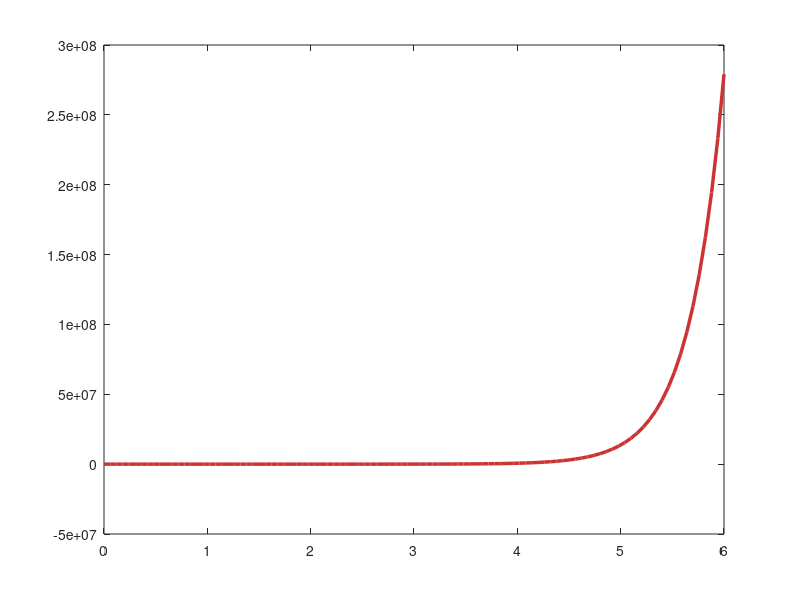

This chart was generated by the following MATLAB code: (Note: this script raises an error after producing the figure.)
num = [-10 -2 142 218 372]; den = conv(conv(conv([1 -1],[1 -2]),[1 -3]), conv([1 4],[1 5]));
W_open = tf(num, den);

[y,t] = step(W_open);

figure('Color','w','Position',[100 100 900 400])
plot(t, y, 'LineWidth', 2.5, 'Color', [0.8 0.2 0.2])

ax = gca; ax.LineWidth = 1.5; ax.FontSize = 13;
ax.XColor = [0.3, 0.3, 0.3]; ax.YColor = [0.3, 0.3, 0.3];
grid on; grid minor; box on;
ax.GridColor = [0.9, 0.9, 0.9]; ax.GridAlpha = 0.4; 
ax.MinorGridColor = [0.95, 0.95, 0.95];ax.MinorGridAlpha = 0.2;

xlabel('Time', 'FontSize', 13, 'FontWeight', 'normal');
ylabel('Amplitude', 'FontSize', 13, 'FontWeight', 'normal');
legend('$y_{s.r.}(t)$', 'Interpreter','latex', 'Location','northwest', 'FontSize', 15);
xl = xlim; xlim([-0.03 xl(2)-0.6])

set(findall(gcf, '-property', 'FontName'), 'FontName', 'DejaVu Math TeX Gyre');
exportgraphics(gcf,'../../../images/task1/o1/h-raz.png','Resolution',300)
exportgraphics(gcf,'../../../images/task1/o1/h-raz.pdf','ContentType','vector')

%%%%%%%%%%%%%%%%%%%%%%%%%%%%%%%%%%%%%%%%%%%%%%%%%%%%%%%%%%%%%%%%%%%%%%%%%%%

num = [-10 -2 142 218 372]; den = conv(conv(conv([1 1],[1 2]),[1 3]), conv([1 -6],[1 -7]));
W_open = tf(num, den);

[y,t] = step(W_open);

figure('Color','w','Position',[100 100 900 400])
plot(t, y, 'LineWidth', 2.5, 'Color', [0.8 0.2 0.2])

ax = gca; ax.LineWidth = 1.5; ax.FontSize = 13;
ax.XColor = [0.3, 0.3, 0.3]; ax.YColor = [0.3, 0.3, 0.3];
grid on; grid minor; box on;
ax.GridColor = [0.9, 0.9, 0.9]; ax.GridAlpha = 0.4; 
ax.MinorGridColor = [0.95, 0.95, 0.95];ax.MinorGridAlpha = 0.2;

xlabel('Time', 'FontSize', 13, 'FontWeight', 'normal');
ylabel('Amplitude', 'FontSize', 13, 'FontWeight', 'normal');
legend('$y_{s.r.}(t)$', 'Interpreter','latex', 'Location','northwest', 'FontSize', 15);
xl = xlim; xlim([xl(1)-0.01, xl(2)-0.7])
yl = ylim; ylim([-2.5*10^25, 0.5*10^25])

set(findall(gcf, '-property', 'FontName'), 'FontName', 'DejaVu Math TeX Gyre');
exportgraphics(gcf,'../../../images/task1/o1/h-zamk.png','Resolution',300)
exportgraphics(gcf,'../../../images/task1/o1/h-zamk.pdf','ContentType','vector')
